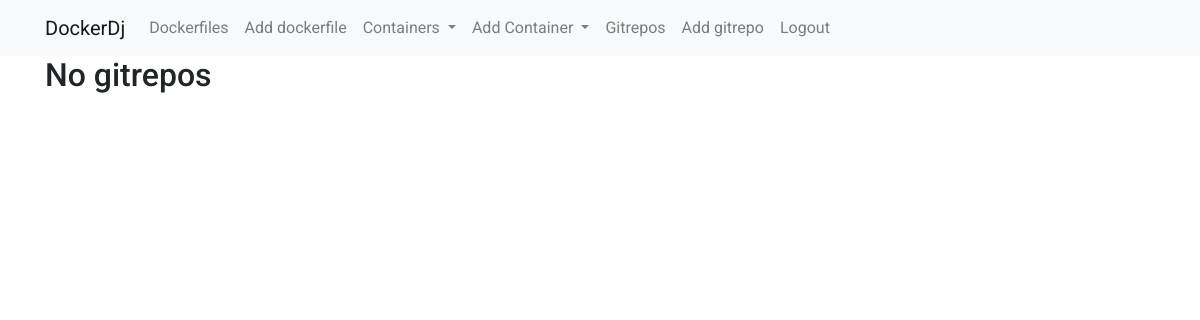
Page /dockerapp/gitrepo/ (signed in) on the earlier database version.
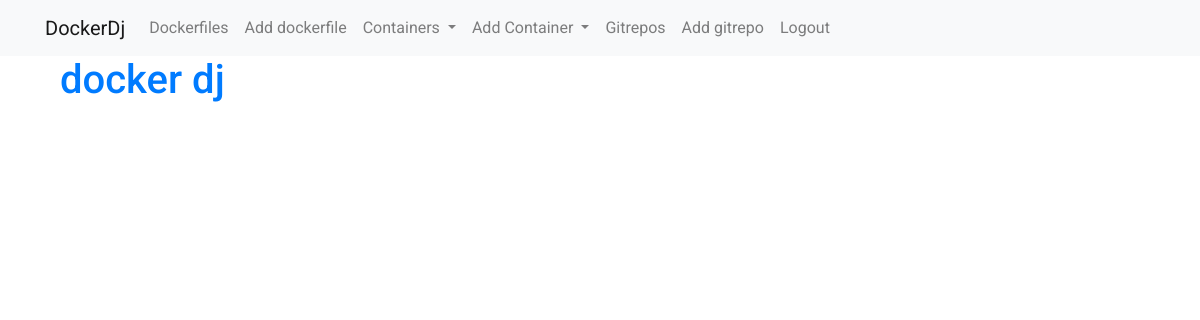
Same page on the later database version.
### dockerapp/models.py (models this page shows, shortened)
class GitRepo(models.Model):
    name = models.CharField(max_length=250)
    url = models.CharField(max_length=500)
    Description = models.TextField()
    last_commit_id = models.CharField(max_length=250)

### dockerapp/views.py (the view)
# urls.py: url(r"gitrepo/$",views.GitRepoView.as_view(),name='gitrepos'),
class GitRepoView(generic.ListView):
    model = GitRepo

### dockerapp/templates/dockerapp/gitrepo_list.html
{% extends 'base.html' %}
{% block content %}
    {% if gitrepo_list|length > 0 %}
      {% for gitrepo in gitrepo_list %}
          <div class="container">
              <h1><a href="{% url 'dockerapp:gitrepo_change' pk=gitrepo.pk %}">{{ gitrepo.name }}</a></h1>
          </div>
      {% endfor %}
    {% else %}
      <h2>No gitrepos</h2>
    {% endif %}
{% endblock %}

Differences in the rows shown:
added GitRepo: name "docker dj"
Other differences:
text no longer shown: "No gitrepos"
